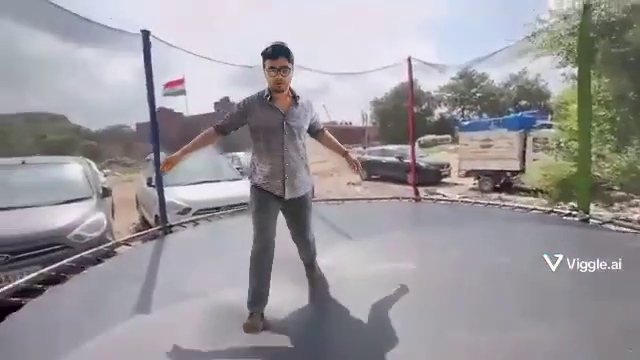
#> input picture frame 60 of Umar.MP4, 640 x 360 px
$ python Video.py
#> lines starting #> are read from the running program, lines starting #| are printed output that depends on the picture
import cv2

# Read video
cap = cv2.VideoCapture("Umar.MP4")

# Get video properties
fps = cap.get(cv2.CAP_PROP_FPS)
width = int(cap.get(cv2.CAP_PROP_FRAME_WIDTH))
height = int(cap.get(cv2.CAP_PROP_FRAME_HEIGHT))

# Create output video writer
fourcc = cv2.VideoWriter_fourcc(*'mp4v')
out = cv2.VideoWriter(
    "output.mp4",
    fourcc,
    fps,
    (width, height)
)

while True:
    ret, frame = cap.read()
#> frame is the input picture: shape (360, 640, 3); mean B, G, R 156.5, 152.2, 155.5

    if not ret:
        break

    # Example processing
    gray = cv2.cvtColor(frame, cv2.COLOR_BGR2GRAY)
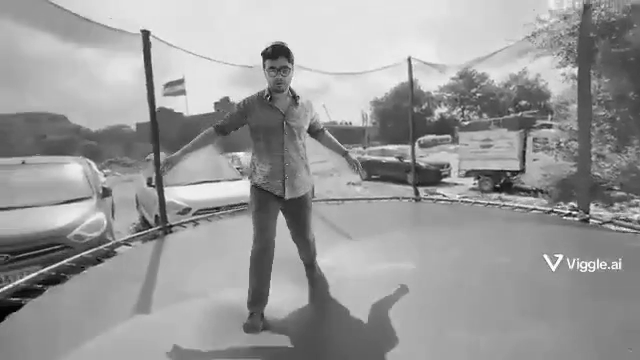
#> gray: shape (360, 640); min 0, max 255, mean 153.7
    frame = cv2.cvtColor(gray, cv2.COLOR_GRAY2BGR)

    # Write frame
    out.write(frame)

    # Display
    cv2.imshow("Frame", frame)

    if cv2.waitKey(1) & 0xFF == ord('q'):
#> (key q is pressed here)
        break

cap.release()
out.release()
cv2.destroyAllWindows()

$ run again, starting later in the video
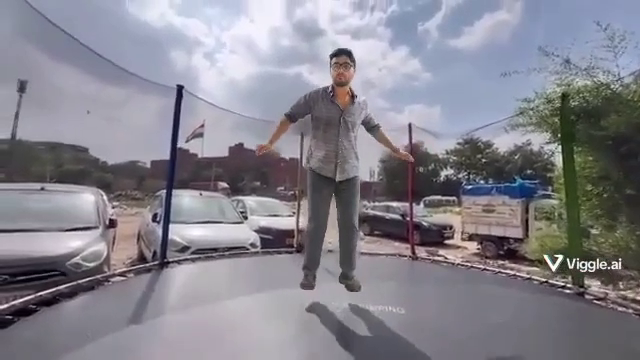
#> input picture frame 273 of Umar.MP4, 640 x 360 px
#> frame is the input picture: shape (360, 640, 3); mean B, G, R 142, 132.6, 134.3
#> `gray = cv2.cvtColor(frame, cv2.COLOR_BGR2GRAY)`:
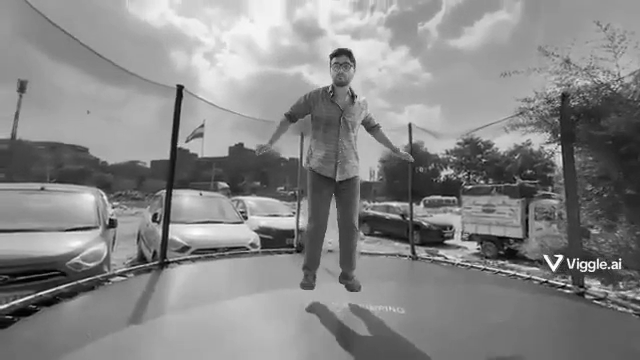
#> gray: shape (360, 640); min 0, max 255, mean 134.2

$ run again, starting later in the video
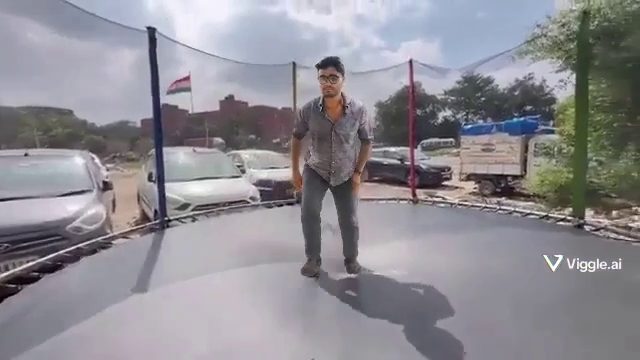
#> input picture frame 486 of Umar.MP4, 640 x 360 px
#> frame is the input picture: shape (360, 640, 3); mean B, G, R 146.8, 140.5, 142.6
#> `gray = cv2.cvtColor(frame, cv2.COLOR_BGR2GRAY)`:
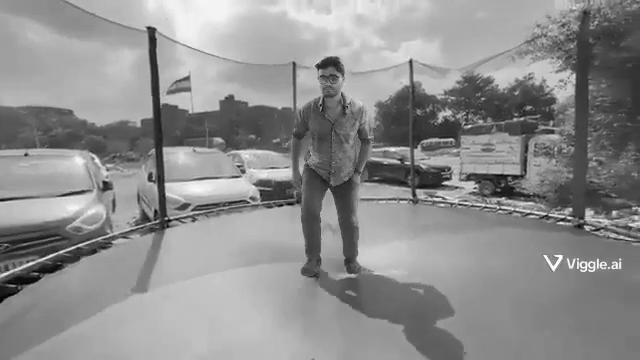
#> gray: shape (360, 640); min 0, max 255, mean 141.8
